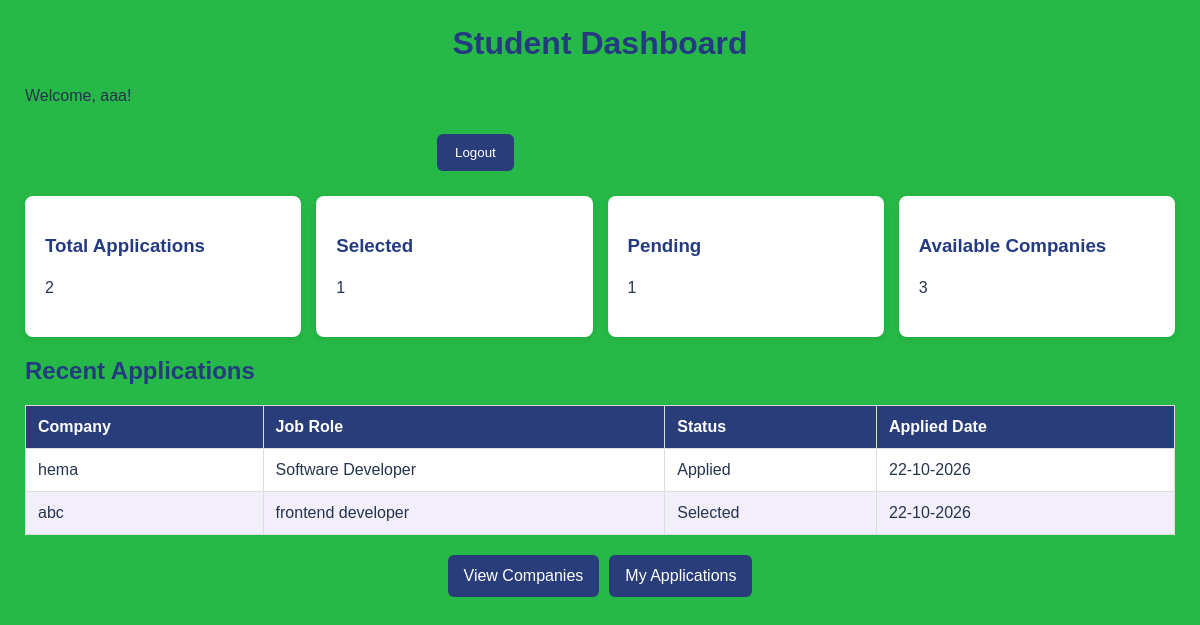
Page /dashboard/ (signed in) on the committed database.
### placements/models.py (models this page shows, shortened)
class Application(models.Model):
    student = models.ForeignKey(
        User,
        on_delete=models.CASCADE,
        related_name='job_applications'
    )
    company = models.ForeignKey(
        Company,
        on_delete=models.CASCADE,
        related_name='applications'
    )
    status = models.CharField(max_length=20, default='Applied')
    applied_at = models.DateTimeField(auto_now_add=True)
    class Meta:
        unique_together = ('student', 'company')

class Company(models.Model):
    company_name = models.CharField(max_length=100)
    job_role = models.CharField(max_length=100)
    salary = models.CharField(max_length=50)
    eligibility = models.CharField(max_length=100)

### placements/views.py (the view)
# urls.py: path('dashboard/', views.student_dashboard, name='student_dashboard'),
@login_required(login_url='student_login')
def student_dashboard(request):
    applications = Application.objects.filter(
        student=request.user
    ).select_related('company').order_by('-applied_at')
    context = {
        'total_applications': applications.count(),
        'selected_count': applications.filter(
            status='Selected'
        ).count(),
        'rejected_count': applications.filter(
            status='Rejected'
        ).count(),
        'pending_count': applications.filter(
            status='Applied'
        ).count(),
        'total_companies': Company.objects.count(),
        'recent_applications': applications[:5],
    }
    return render(
        request,
        'placements/student_dashboard.html',
        context
    )

### placements/templates/placements/student_dashboard.html (shortened to what this page needs)
<html>
<head>
    {% load static %}
    <link rel="stylesheet" href="{% static 'placements/style.css' %}">
</head>
<body>
<div class="dashboard-container">
    <header class="dashboard-header">
        <div>
            <h1>Student Dashboard</h1>
            <p>Welcome, {{ request.user.username }}!</p>
        </div>
    <form method="post" action="{% url 'logout' %}">
    <button type="submit" class="logout-btn">
        Logout
    </button>
</form>
    </header>
    <section class="dashboard-cards">
        <div class="dashboard-card">
            <h3>Total Applications</h3>
            <p>{{ total_applications }}</p>
        </div>
        <div class="dashboard-card">
            <h3>Selected</h3>
            <p>{{ selected_count }}</p>
        </div>
        <div class="dashboard-card">
            <h3>Pending</h3>
            <p>{{ pending_count }}</p>
        </div>
        <div class="dashboard-card">
            <h3>Available Companies</h3>
            <p>{{ total_companies }}</p>
        </div>
    </section>
    <section class="recent-section">
        <h2>Recent Applications</h2>
        <table>
            <thead>
                <tr>
                    <th>Company</th>
                    <th>Job Role</th>
                    <th>Status</th>
                    <th>Applied Date</th>
                </tr>
            </thead>
            <tbody>
                {% for application in recent_applications %}
                <tr>
                    <td>{{ application.company.company_name }}</td>
                    <td>{{ application.company.job_role }}</td>
                    <td>{{ application.status }}</td>
                    <td>{{ application.applied_at|date:"d-m-Y" }}</td>
                </tr>
                {% empty %}
                <tr>
                    <td colspan="4">You have not applied for any jobs yet.</td>
                </tr>
                {% endfor %}
            </tbody>
        </table>
    </section>
    <nav class="dashboard-links">
        <a href="{% url 'view_companies' %}">View Companies</a>
        <a href="{% url 'my_applications' %}">My Applications</a>
    </nav>
</div>
</body>
</html>

### placements/static/placements/style.css (style rules this page uses)
* { box-sizing: border-box; }
body { margin: 0; padding: 25px; font-family: Arial, sans-serif; color: #26334d; background: #27b947; min-height: 100vh; }
h1, h2, h3 { color: #253b80; }
h1 { text-align: center; }
p { line-height: 1.6; }
a { color: #4935a8; text-decoration: none; }
button, input[type="submit"], .btn { padding: 11px 18px; margin: 5px 3px; color: white; background: #293d7a; border: none; border-radius: 6px; cursor: pointer; }
nav, .home-menu, .menu { display: flex; flex-wrap: wrap; justify-content: center; gap: 10px; margin: 20px 0; }
nav a, .home-menu a, .menu a { padding: 12px 16px; color: white; background: #293d7a; border-radius: 6px; }
form { width: 100%; max-width: 650px; margin: 20px auto; }
form button, form input[type="submit"] { margin-left: 162px; }
table { width: 100%; margin: 20px 0; border-collapse: collapse; background: white; }
th, td { padding: 12px; border: 1px solid #ddd; text-align: left; }
th { color: white; background: #293d7a; }
tr:nth-child(even) { background: #f2effb; }
.dashboard-cards { display: grid; grid-template-columns: repeat(auto-fit, minmax(200px, 1fr)); gap: 15px; margin: 20px 0; }
.dashboard-card { padding: 20px; background: white; border-radius: 8px; box-shadow: 0 2px 8px #00000015; }

### rows in the picture
Application: company.company_name "hema", company.job_role "Software Developer", status "Applied", applied_at "22-10-2026"
Application: company.company_name "abc", company.job_role "frontend developer", status "Selected", applied_at "22-10-2026"

### other values in the picture
{{ request.user.username }} "aaa"
{{ total_applications }} "2"
{{ selected_count }} "1"
{{ pending_count }} "1"
{{ total_companies }} "3"
